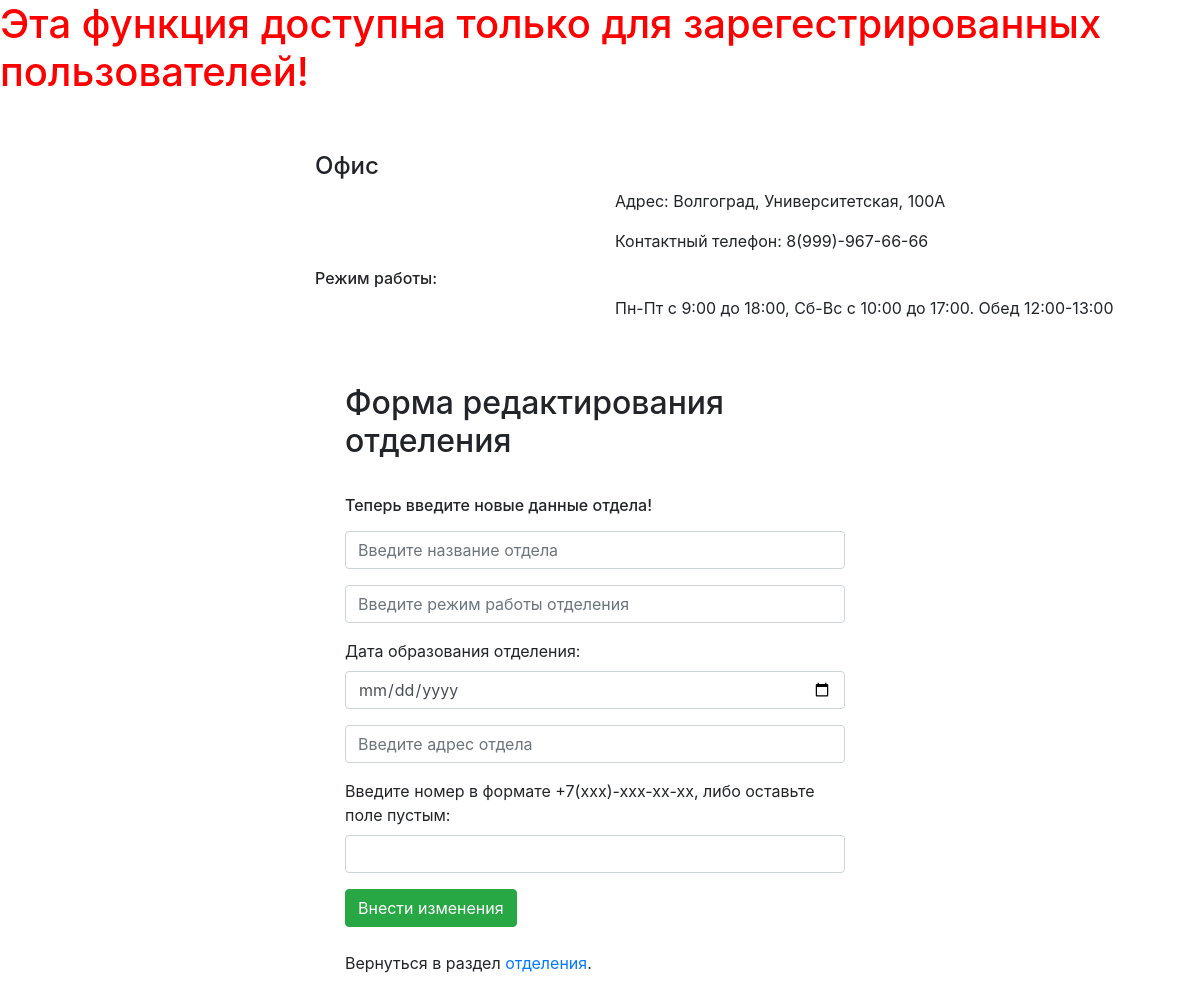
The app's page /phpscripts/otdelCorrect.php?correctOtdel_id=5 with its own data.
### tables this page shows
CREATE TABLE `otdelenia` (
  `id` int(11) NOT NULL,
  `name` varchar(100) NOT NULL,
  `rezhim_raboty` varchar(255) NOT NULL,
  `date_obr` date NOT NULL,
  `address` varchar(255) NOT NULL,
  `phone` varchar(17) NOT NULL
);

### phpscripts/otdelCorrect.php (the view, shortened to what this page needs)
<!DOCTYPE html>
<html lang="ru">
<head>
    <link rel="stylesheet" type="text/css" href="../css/bootstrap.min.css">
    <link rel="stylesheet" type="text/css" href="../css/style.css">
    <link rel="stylesheet" type="text/css" href="../css/styleValid.css">
</head>
<body>
    <?php
    require_once "../db.php";
    $otdel = mysqli_query($link, "SELECT * FROM `otdelenia` WHERE `id` = '" . mysqli_real_escape_string($link, $_GET["correctOtdel_id"]) . "'");
    $otd = mysqli_fetch_array($otdel);
    $count_otd = mysqli_num_rows($otdel);
    if (isset($_SESSION['auth'])) {
        $data = $_POST;
        if (isset($data['newOtdel_name'])) {
            $errors = array();
            if (!$count_otd) {
                $errors[] = 'Не найдено отделение для редактирования!';
            }
            if (!empty(trim($data["newOtdel_name"]))) {
                if (!preg_match('/^[a-zA-Zа-яёА-ЯЁ\s]+$/iu', $data["newOtdel_name"])) {
                    $errors[] = 'Не корректно введён новый отдел!';
                }
            } else {
                $errors[] = 'Вы не отправили название нового отдела';
            }
            if (!empty(trim($data["newRezhim_raboty"]))) {
                if (!preg_match('/^[a-zA-Zа-яёА-ЯЁ0-9\s\-\,\:\.]+$/iu', $data["newRezhim_raboty"])) {
                    $errors[] = 'Не корректно введен режим работы отделения!';
                }
            } else {
                $errors[] = 'Вы не отправили режим работы отделения!';
            }
            if (!empty(trim($data["address"]))) {
                if (!preg_match('/^[a-zA-Zа-яёА-ЯЁ0-9\s\-\,\:\.]+$/iu', $data["address"])) {
                    $errors[] = 'Не корректно введен адрес отделения!';
                }
            } else {
                $errors[] = 'Вы не отправили адрес отделения!';
            }
            if (!preg_match('/^(\+7|8|7)\([0-9]{3}\)-[0-9]{3}-[0-9]{2}-[0-9]{2}/', $data["phone"]) and !($data["phone"] == "")) {
                $errors[] = 'Неверно введен телефон отделения!';
            }
            if (isset($data["newDate_obr"])) {
                $date = Datetime::createFromFormat('Y-m-d', $data["newDate_obr"]);
                if (!$date) {
                    $errors[] = 'Дата образования отдела введена в неверном формате';
                }
            } else {
                $errors[] = 'Дата образования отдела не введена!';
            }
            if (empty($errors)) {
                if ($count_otd) {
                    mysqli_query(
                        $link,
                        "UPDATE `otdelenia` SET
                    `name` = '{$data["newOtdel_name"]}',
                    `rezhim_raboty` = '{$data["newRezhim_raboty"]}',
                    `date_obr` = '{$data["newDate_obr"]}',
                    `address` = '{$data["address"]}',
                    `phone` = '{$data["phone"]}'
                    WHERE `id` = '" . mysqli_real_escape_string($link, $otd['id']) . "'"
                    );
                    echo '<div style="color: green; ">Отделение успешно изменено! Можно вернуться на <a href="../www/intro.php">главную</a>.</div><hr>';
                    header('Location: ../www/otdel.php');
                }
            } else {
                echo '<div style="color: red; ">' . array_shift($errors) . '</div><hr>';
            }
        }
    } else {
        echo '<h1 style="color:red">Эта функция доступна только для зарегестрированных пользователей!</h1>';
    }
    ?>
    <div class="container-fluid pt-5">
        <div class="row align-items-center">
            <div class="col-sm-12">
                <div class="row justify-content-center">
                    <div class="col-6 ">
                        <h4><?php echo $otd['name'] ?>
                        </h4>
                        <p > Адрес: <?php echo $otd['address'] ?> </p>
                        <p > Контактный телефон: <?php echo $otd['phone'] ?> </p>
                        <h6>Режим работы: </h6>
                        <p > <?php echo $otd['rezhim_raboty'] ?> </p>
                    </div>
                </div>
            </div>
        </div>
    </div>
    <div class="container mt-5">
        <h2>Форма редактирования отделения</h2><br>
        <form id="correctOtdelWithVal" method="post">
            <div class="form-list">
                <label>
                    <h6>Теперь введите новые данные отдела! </h6>
                </label>
                <div>
                    <input class="form-control" type="text" id="newOtdel_name" name="newOtdel_name" maxlength="50" value="" placeholder="Введите название отдела">
                </div>
                <div class="mt-3">
                    <input class="form-control" type="text" id="newRezhim_raboty" name="newRezhim_raboty" maxlength="100" value="" placeholder="Введите режим работы отделения">
                </div>
                <div class="mt-3">
                    <label>Дата образования отделения:</label>
                    <input class="form-control" type="date" id="newDate_obr" name="newDate_obr">
                </div>
                <div class="mt-3">
                    <input class="form-control" type="text" id="address" name="address" maxlength="50" value="" placeholder="Введите адрес отдела">
                </div>
                <div class="mt-3">
                    <label>Введите номер в формате +7(ххх)-ххх-хх-хх, либо оставьте поле пустым:</label>
                    <input class="form-control" type="tel" id="phone" name="phone" value="">
                </div>
                <div class="mt-3">
                    <button id="do_newOtdel" name="do_newOtdel" class="btn btn-success" type="submit">Внести изменения</button>
                </div>
            </div>
        </form>
        <br>
        <p>Вернуться в раздел <a href="../www/otdel.php">отделения</a>.</p>
    </div>
</body>
</html>

### css/style.css (style rules this page uses)
form, h2, p { width: 500px; margin-left: 300px; }

### css/styleValid.css (style rules this page uses)
.form-list div { position: relative; }

### records on screen
otdelenia: name "Офис", address "Волгоград, Университетская, 100А", phone "8(999)-967-66-66", rezhim_raboty "Пн-Пт с 9:00 до 18:00, Сб-Вс с 10:00 до 17:00. Обед 12:00-13:00"
